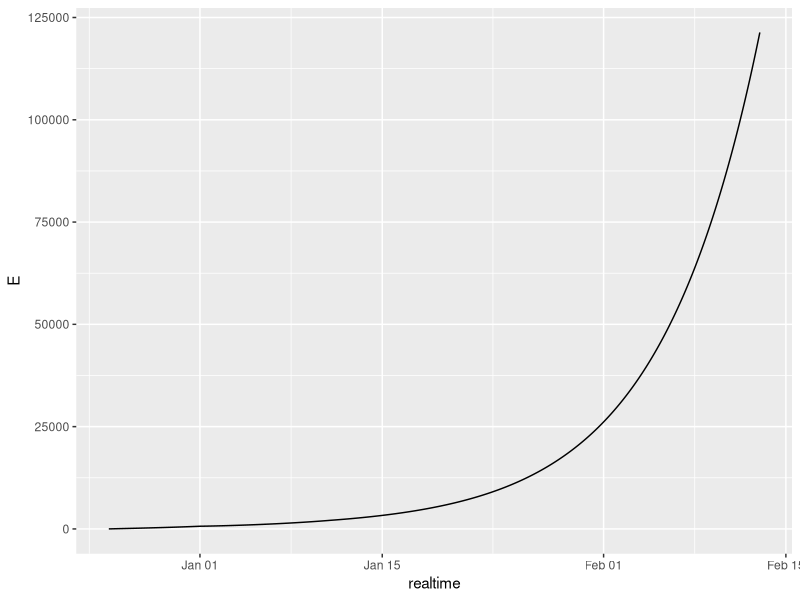
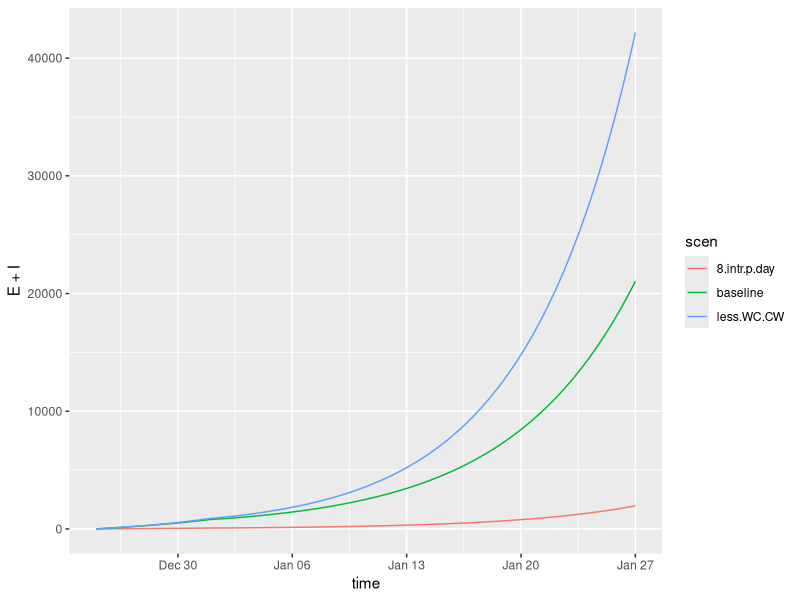
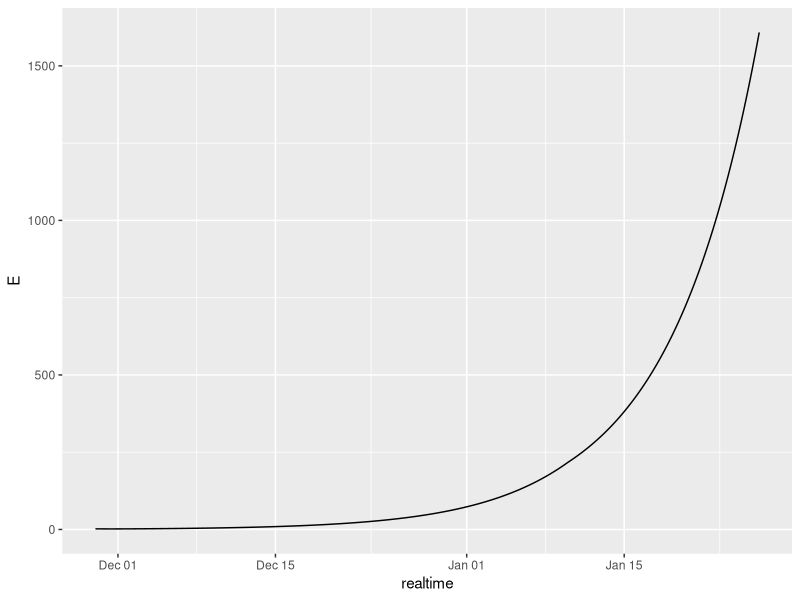
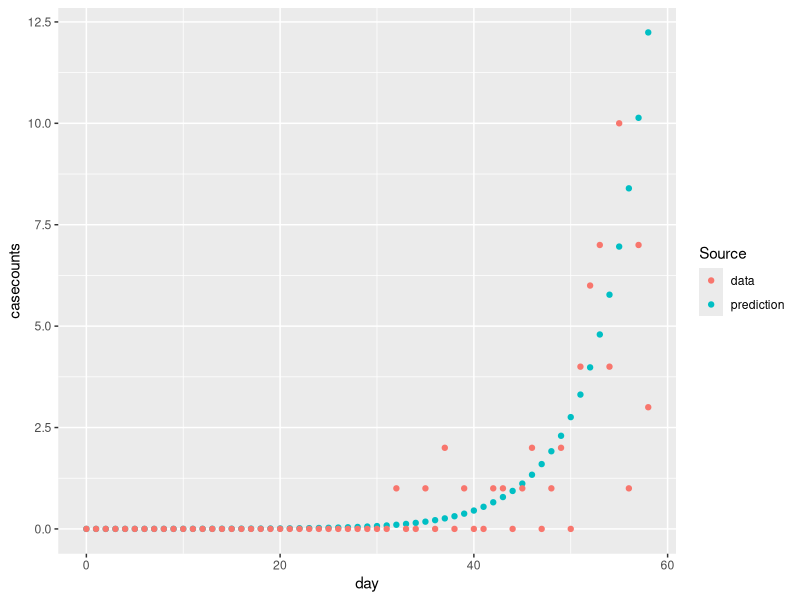
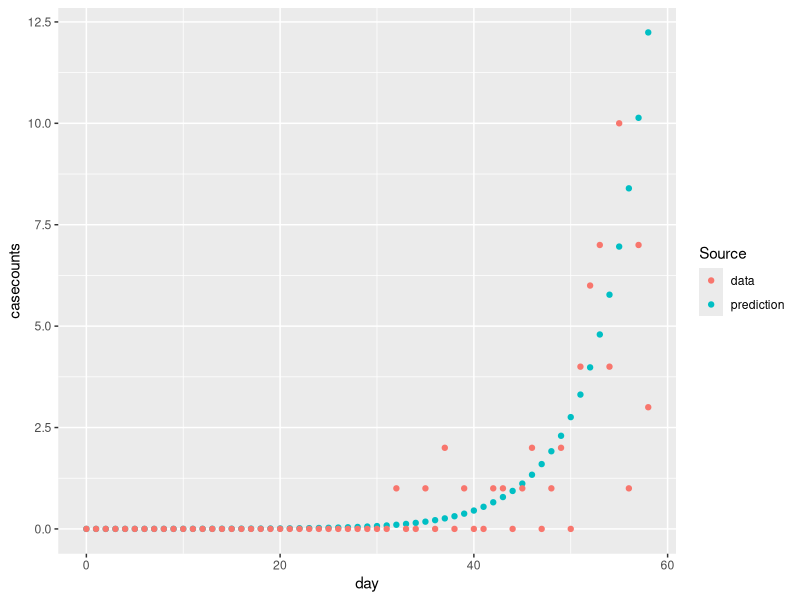

Write R code to recreate these figures, in order.
## ---- chunk 1
knitr::opts_chunk$set(echo = TRUE)
library(deSolve)
library(ggplot2)
library(tidyr)
## ---- chunk 2
wudata=read.csv("wu_lancet_supplement-Table1.csv",stringsAsFactors = F,na.strings = "-")
head(wudata)
## ---- chunk 3
wudata$Date.of.symptom.onset=as.Date(wudata$Date.of.symptom.onset, format = "%m/%d/%Y")
wudata$Date..of.confirmation = as.Date(wudata$Date..of.confirmation, format = "%m/%d/%Y") 
colnames(wudata)=c("country.region","City","Sex","Age","Date.symptom.onset","Date.confirmation", "time.sympt.to.confn")
wudata$symp.onset.since.dec25 = as.numeric(wudata$Date.symptom.onset-as.Date("25-12-2019",format="%d-%m-%Y"))
wudata$confn.since.dec25=as.numeric(wudata$Date.confirmation-as.Date("25-12-2019",format="%d-%m-%Y"))
## ---- chunk 4
wufinal = data.frame(day=0:32,  xd = vapply(0:32, 
  function(x) sum(wudata$symp.onset.since.dec25==x,na.rm = TRUE),
 FUN.VALUE = 1)) 
## ---- chunk 5
wumodel <- function(t,state,pars,zinput, chuinput) {
  with(c(as.list(state),pars), {     # make it so we can use variable and par names
    zt = zinput(t) 
    LcwT= Lcw + chuinput(t)*(LcwCH-Lcw)
    LwcT= Lwc + chuinput(t)*(LwcCH-Lwc)
#    LcwT = LcwT*travelban(t) # 1 or 0 # we should add the travelban, control measures 
#    LwcT = LwcT*travelban(t) # 1 or 0 # as anotther time-dep function
    dSdt = -(S/N)*((R0/DI)*I+ zt) + Liw + LcwT - (1/N)*(Lwi+LwcT)*S
    dEdt = (S/N)*((R0/DI)*I+ zt) -E/DL - (1/N)*(Lwi+LwcT)*E
    dIdt = E/DL - I/DI - (1/N)*(Lwi+LwcT)*I
    list(c(dSdt, dEdt, dIdt))
  })
}
## ---- chunk 6
state=c(S=19e6,E=0, I=0)
times = seq(0,50, by=0.1) 

pars=list(N=19000000, DL = 6,R0=2.6, DI = 8.4 - 6, Lwi=3633, Liw=3546,
       Lwc=502013, Lcw=487310, LwcCH=717226, LcwCH=810500,z=86)

myzinput=function(t) {ifelse(t<7,pars$z, 0) } # pass this through as zinput 
mychuinput = function(t) {ifelse(t<17,0, 1)}  # unrealistic, see more below. 86 intro/day??!
## ---- chunk 7
out = as.data.frame(ode(y= state, times=times,  func=wumodel, parms=pars,
          zinput=myzinput, chuinput=mychuinput))

out$realtime=out$time+as.Date("25-12-2019", format="%d-%m-%Y")

ggplot(data=out, aes(x=realtime,y=E))+geom_line() #
## ---- chunk 8
myzinput=function(t) {ifelse(t<7,pars["z"], 0) } # pass this through as zinput 
mychuinput = function(t) {ifelse((t<17 & t > 30),0, 1)} 
mytravelban=function(t) {ifelse( t > 30, 1,0)}
times = seq(0,33, by=0.1) 

scens=c("baseline","8.intr.p.day","less.WC.CW")
parlist=list()
parlist[[1]]=c(N=19000000, DL = 6,R0=2.6, DI = 8.4 - 6, Lwi=3633, Liw=3546,
               Lwc=502013, Lcw=487310, LwcCH=717226, LcwCH=810500,z=86) # baseline
parlist[[2]]=c(N=19000000, DL = 6,R0=2.6, DI = 8.4 - 6, Lwi=3633, Liw=3546,
               Lwc=502013, Lcw=487310, LwcCH=717226, LcwCH=810500,z=8) # fewer intros
parlist[[3]]=c(N=19000000, DL = 6,R0=2.6, DI = 8.4 - 6, Lwi=3633, Liw=3546,
               Lwc=50201.3, Lcw=48731.0, LwcCH=71722.6, LcwCH=81050.0,z=86) # same intro less travel
rm(out)
out=list()
for (k in 1:3) {
  pars=parlist[[k]]
  out[[k]] = as.data.frame(ode(y= state, times=times,  func=wumodel, parms=pars,
                          zinput=myzinput, chuinput=mychuinput))
  out[[k]]$scen=scens[k]
}
pars=pars=c(N=19000000, DL = 6,R0=2.6, DI = 8.4 - 6, Lwi=3633, Liw=3546,
            Lwc=502013, Lcw=487310, LwcCH=717226, LcwCH=810500,z=86)
outall=rbind(out[[1]],out[[2]],out[[3]])
outall$time=outall$time+as.Date("25-12-2019", format="%d-%m-%Y")
ggplot(data=outall, aes(x=time,y=E+I,color=scen))+geom_line() #

## ---- chunk 9
cpars=list(N=19000000, DL = 6,R0=2.6, DI = 8.4 - 6, Lwi=3633, Liw=3546,
       Lwc=502013, Lcw=487310, LwcCH=717226, LcwCH=810500,startTime=as.Date("2019-11-29"),
       endTime=as.Date("2020-01-27"))

state=c(S=19e6,E=2, I=0)
times = seq(0, as.numeric(cpars$endTime-cpars$startTime) , by=0.1) 

mychuinput = function(t) {ifelse(t< as.numeric( as.Date("2020-01-10")-cpars$startTime),0, 1)}  

ccwumodel <- function(t,state,cpars, chuinput) {
  with(c(as.list(state),cpars), {     # make it so we can use variable and par names

    LcwT= Lcw + chuinput(t)*(LcwCH-Lcw)
    LwcT= Lwc + chuinput(t)*(LwcCH-Lwc)
#     LcwT = LcwT*travelban(t) # 1 or 0 placeholder for putting travel ban in place
#     LwcT = LwcT*travelban(t) # 1 or 0
    dSdt = -(S/N)*((R0/DI)*I) + Liw + LcwT - (1/N)*(Lwi+LwcT)*S
    dEdt = (S/N)*((R0/DI)*I) -E/DL - (1/N)*(Lwi+LwcT)*E
    dIdt = E/DL - I/DI - (1/N)*(Lwi+LwcT)*I
    list(c(dSdt, dEdt, dIdt))
  })
}
## ---- chunk 10
toffset=as.numeric(as.Date("2019-12-25")-cpars$startTime)
ccwufinal = data.frame(day=c(0:(toffset-1), 0:32 + toffset),
                       xd=c(rep(0,toffset), wufinal$xd)  ) # time is offset due to not starting on dec25 
## ---- chunk 11
out = as.data.frame(ode(y= state, times=times,  func=ccwumodel, parms=cpars,
                       chuinput=mychuinput))
out$realtime=out$time+cpars$startTime
ggplot(data=out, aes(x=realtime,y=E))+geom_line() #
## ---- chunk 12
wuloglike = function( out,pars,wufinal) {
  # get lambda_d from 'out' which is the model output 
  ld=vapply(wufinal$day, function(x) getlambd(out,pars,x), FUN.VALUE = 1)
  return( sum((-ld) + wufinal$xd*(log(ld)) - log( factorial(wufinal$xd))))
  } 

# this function computes lambda_d in Wu et al, for the days specified in our wufinal (or ccwufinal - offset for our alternative starting time)
modelpreds = function(out, pars, wufinal) {
 ld= vapply(wufinal$day, function(x) getlambd(out,pars,x), FUN.VALUE = 1)
 return(data.frame(day=wufinal$day, prediction=ld,data=wufinal$xd))
}

getlambd = function(out,pars,day) {
  try(if(var(diff(out$time)) >0.005) {  stop("approx integral assumes equal time steps")} )
 try(if( max(out$time) < day) {stop("model simulation is not long enough for the data") })
   if (day==min(out$time)) {ii =  which(out$time >= day & out$time < day+1)
   } else {   ii = which(out$time > day-1 & out$time <= day) }

  dx=out$time[ii[2]]-out$time[ii[1]]
ft=with(pars , {(Lwi/N)*(out$E[ii] + out$I[ii])})
return( 0.5*(dx)*(ft[1]+2*sum(ft[2:(length(ft)-1)])+ft[length(ft)]))
}

# returns NEG of log likelihood
negloglike = function(R0, pars, wufinal, state,times) {
  pars$R0 = R0
  out = as.data.frame(ode(y= state, times=times,  func=wumodel, parms=pars,
                          zinput=myzinput, chuinput=mychuinput))
  return(-wuloglike(out,pars,wufinal)) 
  # NOTE optim will minimize by default, min ( -loglike) = max (log like)
}

ccnegloglike = function(R0, cpars, ccwufinal, state,times) {
  cpars$R0 = R0
  out = as.data.frame(ode(y= state, times=times,  func=ccwumodel, parms=cpars,
                        chuinput=mychuinput))
  return(-wuloglike(out,pars =cpars,ccwufinal)) 
  # NOTE optim will minimize by default, min ( -loglike) = max (log like)
}

## ---- chunk 13
cpars=list(N=19000000, DL = 6,R0=3.5, DI = 8.4 - 6, Lwi=3633, Liw=3546,
       Lwc=502013, Lcw=487310, LwcCH=717226, LcwCH=810500,startTime=as.Date("2019-11-29"),
       endTime=as.Date("2020-01-27"))
out = as.data.frame(ode(y= state, times=times,  func=ccwumodel, parms=cpars,
                       chuinput=mychuinput))

mp = modelpreds(out,cpars,ccwufinal) %>% gather(Source, casecounts, prediction:data)

ggplot(data=mp, aes(x=day,y=casecounts,color=Source))+geom_point() #
## ---- chunk 14
optim(2.5, function(R0) ccnegloglike(R0, cpars, ccwufinal,state,times))
## ---- chunk 15
cpars=list(N=19000000, DL = 6,R0=3.5, DI = 8.4 - 6, Lwi=3633, Liw=3546,
       Lwc=502013, Lcw=487310, LwcCH=717226, LcwCH=810500,startTime=as.Date("2019-11-29"),
       endTime=as.Date("2020-01-27"))
out = as.data.frame(ode(y= state, times=times,  func=ccwumodel, parms=cpars,
                       chuinput=mychuinput))

mp = modelpreds(out,cpars,ccwufinal) %>% gather(Source, casecounts, prediction:data)

ggplot(data=mp, aes(x=day,y=casecounts,color=Source))+geom_point() #
